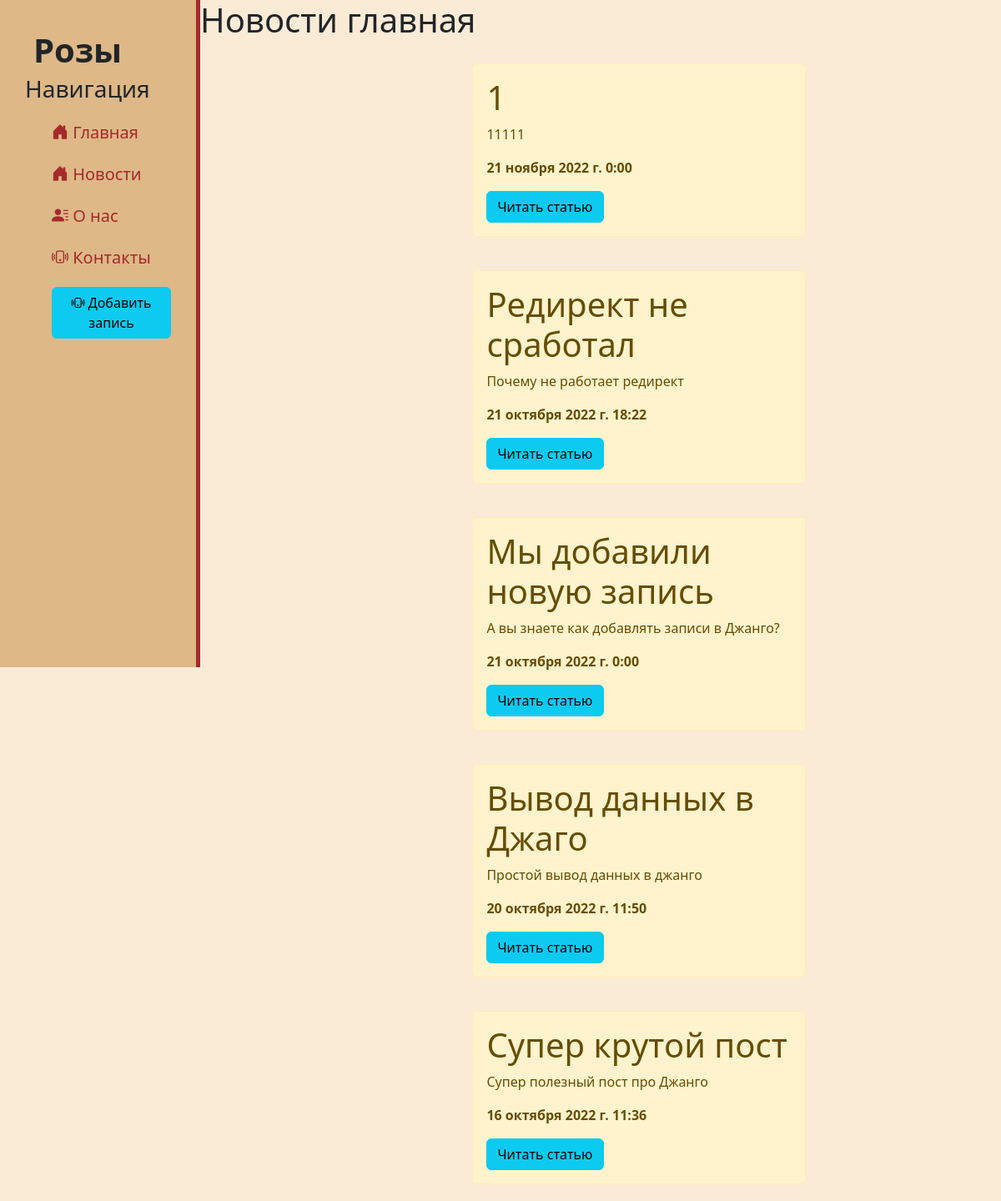
Page /news/ on the committed database.
### news/models.py (models this page shows, shortened)
class Articles (models.Model):
    title = models.CharField('Название', max_length=50)
    anons = models.CharField('Анонс', max_length=250)
    full_text = models.TextField('Статья')
    date = models.DateTimeField('Дата публикации')
    class Meta:
        verbose_name ='Новость'
        verbose_name_plural = 'Новости'

### news/views.py (the view)
def news_home(request):
    news = Articles.objects.order_by('-date')
    return render(request, 'news/news_home.html', {'news': news})

### news/templates/news/news_home.html (shortened to what this page needs)
{% extends 'mapp/layout.html' %}
{% block content %}
    <h1>Новости главная</h1>
    <div class="row">
        {% if news %}
            {% for el in news %}
                <div class="alert alert-warning">
                    <h1>{{ el.title }}</h1>
                    <p>{{ el.anons }}</p>
                    <p><strong>{{ el.date }}</strong></p>
                    <a href="{% url 'news-detail' el.id %}" class="btn btn-info">Читать статью</a>
                </div>
            {% endfor %}
        {% else %}
            <p>У вас нет новостей</p>
        {% endif %}
</div>
{% endblock %}

### mapp/templates/mapp/layout.html (shortened to what this page needs)
{% load static %}
<!DOCTYPE html>
<html lang="ru">
<head>
    <link rel="stylesheet" href="https://cdn.jsdelivr.net/npm/bootstrap@5.2.0/dist/css/bootstrap.min.css">
    <link rel="stylesheet" href="{% static 'mapp/css/mapp.css' %}">
    <link rel="stylesheet" href="https://use.fontawesome.com/releases/v5.8.2/css/all.css">
    <link rel="stylesheet" href="https://cdn.jsdelivr.net/npm/bootstrap-icons@1.9.1/font/bootstrap-icons.css">
</head>
<body>
<aside>
    <span class="logo">Розы</span>
    <h3>Навигация</h3>
    <ul>
        <a href="{% url 'home' %}"> <li><i class="bi bi-house-door-fill"></i> Главная</li></a>
        <a href="{% url 'news_home' %}"> <li><i class="bi bi-house-door-fill"></i> Новости</li></a>
        <a href="{% url 'about' %}"> <li><i class="bi bi-person-lines-fill"></i> О нас</li></a>
        <a href=""> <li><i class="bi bi-phone-vibrate"></i> Контакты</li></a>
        <a href="{% url 'create' %}"> <li><button class="btn btn-info"><i class="bi bi-phone-vibrate"></i> Добавить запись</button></button></li></a>
    </ul>
</aside>
<main>
    {% block content %}
    {% endblock %}
</main>
</body>
</html>

### mapp/static/mapp/css/mapp.css (style rules this page uses)
body { background: antiquewhite; }
aside { float: left; background: burlywood; width: 20%; padding: 2.5%; height: 100vh; border-right: 5px solid brown; }
aside .logo { font-size: 40px; margin-left: 10px; font-weight: bold; }
aside ul { list-style: none; font-size: 20px; }
aside ul a { text-decoration: none; }
aside ul li { display: block; margin-top: 20px; color: brown; transition: transform 0.2s ease; }
.alert-warning { float: left; clear: both; width: 400px; margin: 20px 34%; text-align: left; }

### rows in the picture
Articles: title "1", anons "11111", date "21 ноября 2022 г. 0:00"
Articles: title "Редирект не сработал", anons "Почему не работает редирект", date "21 октября 2022 г. 18:22"
Articles: title "Мы добавили новую запись", anons "А вы знаете как добавлять записи в Джанго?", date "21 октября 2022 г. 0:00"
Articles: title "Вывод данных в Джаго", anons "Простой вывод данных в джанго", date "20 октября 2022 г. 11:50"
Articles: title "Супер крутой пост", anons "Супер полезный пост про Джанго", date "16 октября 2022 г. 11:36"
